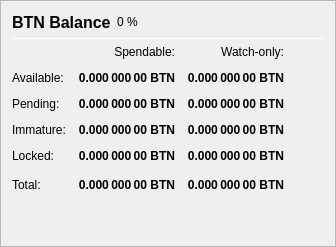
                   <widget class="QFrame" name="frame_Balances">
                    <property name="frameShape">
                     <enum>QFrame::StyledPanel</enum>
                    </property>
                    <property name="frameShadow">
                     <enum>QFrame::Raised</enum>
                    </property>
                    <layout class="QVBoxLayout" name="verticalLayout_4">
                     <item>
                      <layout class="QHBoxLayout" name="horizontalLayout_4">
                       <item>
                        <widget class="QLabel" name="label_5">
                         <property name="minimumSize">
                          <size>
                           <width>0</width>
                           <height>20</height>
                          </size>
                         </property>
                         <property name="font">
                          <font>
                           <pointsize>12</pointsize>
                           <weight>75</weight>
                           <bold>true</bold>
                          </font>
                         </property>
                         <property name="text">
                          <string>BTN Balance</string>
                         </property>
                        </widget>
                       </item>
                       <item>
                        <widget class="QLabel" name="labelBTNPercent">
                         <property name="text">
                          <string notr="true">0 %</string>
                         </property>
                        </widget>
                       </item>
                       <item>
                        <spacer name="horizontalSpacer_3">
                         <property name="orientation">
                          <enum>Qt::Horizontal</enum>
                         </property>
                         <property name="sizeHint" stdset="0">
                          <size>
                           <width>40</width>
                           <height>20</height>
                          </size>
                         </property>
                        </spacer>
                       </item>
                      </layout>
                     </item>
                     <item>
                      <widget class="Line" name="line_Balance">
                       <property name="minimumSize">
                        <size>
                         <width>0</width>
                         <height>1</height>
                        </size>
                       </property>
                       <property name="maximumSize">
                        <size>
                         <width>16777215</width>
                         <height>1</height>
                        </size>
                       </property>
                       <property name="orientation">
                        <enum>Qt::Horizontal</enum>
                       </property>
                      </widget>
                     </item>
                     <item>
                      <layout class="QGridLayout" name="gridLayout">
                       <property name="spacing">
                        <number>12</number>
                       </property>
                       <item row="0" column="1">
                        <widget class="QLabel" name="labelSpendable">
                         <property name="text">
                          <string>Spendable:</string>
                         </property>
                         <property name="alignment">
                          <set>Qt::AlignRight|Qt::AlignTrailing|Qt::AlignVCenter</set>
                         </property>
                        </widget>
                       </item>
                       <item row="0" column="2">
                        <widget class="QLabel" name="labelWatchonly">
                         <property name="text">
                          <string>Watch-only:</string>
                         </property>
                         <property name="alignment">
                          <set>Qt::AlignRight|Qt::AlignTrailing|Qt::AlignVCenter</set>
                         </property>
                        </widget>
                       </item>
                       <item row="1" column="0">
                        <widget class="QLabel" name="labelBalanceText">
                         <property name="text">
                          <string>Available:</string>
                         </property>
                        </widget>
                       </item>
                       <item row="1" column="1">
                        <widget class="QLabel" name="labelBalance">
                         <property name="font">
                          <font>
                           <weight>75</weight>
                           <bold>true</bold>
                          </font>
                         </property>
                         <property name="cursor">
                          <cursorShape>IBeamCursor</cursorShape>
                         </property>
                         <property name="toolTip">
                          <string>Your current spendable balance</string>
                         </property>
                         <property name="text">
                          <string notr="true">0.000 000 00 BTN</string>
                         </property>
                         <property name="alignment">
                          <set>Qt::AlignRight|Qt::AlignTrailing|Qt::AlignVCenter</set>
                         </property>
                         <property name="textInteractionFlags">
                          <set>Qt::LinksAccessibleByMouse|Qt::TextSelectableByKeyboard|Qt::TextSelectableByMouse</set>
                         </property>
                        </widget>
                       </item>
                       <item row="1" column="2">
                        <widget class="QLabel" name="labelWatchAvailable">
                         <property name="font">
                          <font>
                           <weight>75</weight>
                           <bold>true</bold>
                          </font>
                         </property>
                         <property name="cursor">
                          <cursorShape>IBeamCursor</cursorShape>
                         </property>
                         <property name="toolTip">
                          <string>Your current balance in watch-only addresses</string>
                         </property>
                         <property name="text">
                          <string notr="true">0.000 000 00 BTN</string>
                         </property>
                         <property name="alignment">
                          <set>Qt::AlignRight|Qt::AlignTrailing|Qt::AlignVCenter</set>
                         </property>
                         <property name="textInteractionFlags">
                          <set>Qt::LinksAccessibleByMouse|Qt::TextSelectableByKeyboard|Qt::TextSelectableByMouse</set>
                         </property>
                        </widget>
                       </item>
                       <item row="2" column="0">
                        <widget class="QLabel" name="labelPendingText">
                         <property name="text">
                          <string>Pending:</string>
                         </property>
                        </widget>
                       </item>
                       <item row="2" column="1">
                        <widget class="QLabel" name="labelUnconfirmed">
                         <property name="font">
                          <font>
                           <weight>75</weight>
                           <bold>true</bold>
                          </font>
                         </property>
                         <property name="cursor">
                          <cursorShape>IBeamCursor</cursorShape>
                         </property>
                         <property name="toolTip">
                          <string>Total of transactions that have yet to be confirmed, and do not yet count toward the spendable balance</string>
                         </property>
                         <property name="text">
                          <string notr="true">0.000 000 00 BTN</string>
                         </property>
                         <property name="alignment">
                          <set>Qt::AlignRight|Qt::AlignTrailing|Qt::AlignVCenter</set>
                         </property>
                         <property name="textInteractionFlags">
                          <set>Qt::LinksAccessibleByMouse|Qt::TextSelectableByKeyboard|Qt::TextSelectableByMouse</set>
                         </property>
                        </widget>
                       </item>
                       <item row="2" column="2">
                        <widget class="QLabel" name="labelWatchPending">
                         <property name="font">
                          <font>
                           <weight>75</weight>
                           <bold>true</bold>
                          </font>
                         </property>
                         <property name="cursor">
                          <cursorShape>IBeamCursor</cursorShape>
                         </property>
                         <property name="toolTip">
                          <string>Unconfirmed transactions to watch-only addresses</string>
                         </property>
                         <property name="text">
                          <string notr="true">0.000 000 00 BTN</string>
                         </property>
                         <property name="alignment">
                          <set>Qt::AlignRight|Qt::AlignTrailing|Qt::AlignVCenter</set>
                         </property>
                         <property name="textInteractionFlags">
                          <set>Qt::LinksAccessibleByMouse|Qt::TextSelectableByKeyboard|Qt::TextSelectableByMouse</set>
                         </property>
                        </widget>
                       </item>
                       <item row="3" column="0">
                        <widget class="QLabel" name="labelImmatureText">
                         <property name="text">
                          <string>Immature:</string>
                         </property>
                        </widget>
                       </item>
                       <item row="3" column="1">
                        <widget class="QLabel" name="labelImmature">
                         <property name="font">
                          <font>
                           <weight>75</weight>
                           <bold>true</bold>
                          </font>
                         </property>
                         <property name="cursor">
                          <cursorShape>IBeamCursor</cursorShape>
                         </property>
                         <property name="toolTip">
                          <string>Staked or masternode rewards that has not yet matured</string>
                         </property>
                         <property name="text">
                          <string notr="true">0.000 000 00 BTN</string>
                         </property>
                         <property name="alignment">
                          <set>Qt::AlignRight|Qt::AlignTrailing|Qt::AlignVCenter</set>
                         </property>
                         <property name="textInteractionFlags">
                          <set>Qt::LinksAccessibleByMouse|Qt::TextSelectableByKeyboard|Qt::TextSelectableByMouse</set>
                         </property>
                        </widget>
                       </item>
                       <item row="3" column="2">
                        <widget class="QLabel" name="labelWatchImmature">
                         <property name="font">
                          <font>
                           <weight>75</weight>
                           <bold>true</bold>
                          </font>
                         </property>
                         <property name="cursor">
                          <cursorShape>IBeamCursor</cursorShape>
                         </property>
                         <property name="toolTip">
                          <string>Staked or masternode rewards in watch-only addresses that has not yet matured</string>
                         </property>
                         <property name="text">
                          <string notr="true">0.000 000 00 BTN</string>
                         </property>
                         <property name="alignment">
                          <set>Qt::AlignRight|Qt::AlignTrailing|Qt::AlignVCenter</set>
                         </property>
                         <property name="textInteractionFlags">
                          <set>Qt::LinksAccessibleByMouse|Qt::TextSelectableByKeyboard|Qt::TextSelectableByMouse</set>
                         </property>
                        </widget>
                       </item>
                       <item row="4" column="0">
                        <widget class="QLabel" name="labelLockedBalanceText">
                         <property name="toolTip">
                          <string>Locked BTN or Masternode collaterals. These are excluded from zBTN minting.</string>
                         </property>
                         <property name="text">
                          <string>Locked:</string>
                         </property>
                        </widget>
                       </item>
                       <item row="4" column="1">
                        <widget class="QLabel" name="labelLockedBalance">
                         <property name="font">
                          <font>
                           <weight>75</weight>
                           <bold>true</bold>
                          </font>
                         </property>
                         <property name="cursor">
                          <cursorShape>IBeamCursor</cursorShape>
                         </property>
                         <property name="toolTip">
                          <string>Locked BTN or Masternode collaterals. These are excluded from zBTN minting.</string>
                         </property>
                         <property name="text">
                          <string notr="true">0.000 000 00 BTN</string>
                         </property>
                         <property name="alignment">
                          <set>Qt::AlignRight|Qt::AlignTrailing|Qt::AlignVCenter</set>
                         </property>
                         <property name="textInteractionFlags">
                          <set>Qt::LinksAccessibleByMouse|Qt::TextSelectableByKeyboard|Qt::TextSelectableByMouse</set>
                         </property>
                        </widget>
                       </item>
                       <item row="4" column="2">
                        <widget class="QLabel" name="labelWatchLocked">
                         <property name="font">
                          <font>
                           <weight>75</weight>
                           <bold>true</bold>
                          </font>
                         </property>
                         <property name="cursor">
                          <cursorShape>IBeamCursor</cursorShape>
                         </property>
                         <property name="toolTip">
                          <string>Current locked balance in watch-only addresses</string>
                         </property>
                         <property name="text">
                          <string notr="true">0.000 000 00 BTN</string>
                         </property>
                         <property name="alignment">
                          <set>Qt::AlignRight|Qt::AlignTrailing|Qt::AlignVCenter</set>
                         </property>
                         <property name="textInteractionFlags">
                          <set>Qt::LinksAccessibleByMouse|Qt::TextSelectableByKeyboard|Qt::TextSelectableByMouse</set>
                         </property>
                        </widget>
                       </item>
                       <item row="5" column="0">
                        <widget class="QLabel" name="labelTotalText">
                         <property name="toolTip">
                          <string>Your current Btcnode balance, unconfirmed and immature transactions included</string>
                         </property>
                         <property name="text">
                          <string>Total:</string>
                         </property>
                        </widget>
                       </item>
                       <item row="5" column="1">
                        <widget class="QLabel" name="labelTotal">
                         <property name="font">
                          <font>
                           <weight>75</weight>
                           <bold>true</bold>
                          </font>
                         </property>
                         <property name="cursor">
                          <cursorShape>IBeamCursor</cursorShape>
                         </property>
                         <property name="toolTip">
                          <string>Your current Btcnode balance, unconfirmed and immature transactions included</string>
                         </property>
                         <property name="text">
                          <string notr="true">0.000 000 00 BTN</string>
                         </property>
                         <property name="alignment">
                          <set>Qt::AlignRight|Qt::AlignTrailing|Qt::AlignVCenter</set>
                         </property>
                         <property name="textInteractionFlags">
                          <set>Qt::LinksAccessibleByMouse|Qt::TextSelectableByKeyboard|Qt::TextSelectableByMouse</set>
                         </property>
                        </widget>
                       </item>
                       <item row="5" column="2">
                        <widget class="QLabel" name="labelWatchTotal">
                         <property name="font">
                          <font>
                           <weight>75</weight>
                           <bold>true</bold>
                          </font>
                         </property>
                         <property name="cursor">
                          <cursorShape>IBeamCursor</cursorShape>
                         </property>
                         <property name="toolTip">
                          <string>Current total balance in watch-only addresses</string>
                         </property>
                         <property name="text">
                          <string notr="true">0.000 000 00 BTN</string>
                         </property>
                         <property name="alignment">
                          <set>Qt::AlignRight|Qt::AlignTrailing|Qt::AlignVCenter</set>
                         </property>
                         <property name="textInteractionFlags">
                          <set>Qt::LinksAccessibleByMouse|Qt::TextSelectableByKeyboard|Qt::TextSelectableByMouse</set>
                         </property>
                        </widget>
                       </item>
                       <item row="5" column="3">
                        <spacer name="horizontalSpacer_9">
                         <property name="orientation">
                          <enum>Qt::Horizontal</enum>
                         </property>
                         <property name="sizeHint" stdset="0">
                          <size>
                           <width>40</width>
                           <height>20</height>
                          </size>
                         </property>
                        </spacer>
                       </item>
                      </layout>
                     </item>
                     <item>
                      <spacer name="verticalSpacer_3">
                       <property name="orientation">
                        <enum>Qt::Vertical</enum>
                       </property>
                       <property name="sizeHint" stdset="0">
                        <size>
                         <width>20</width>
                         <height>40</height>
                        </size>
                       </property>
                      </spacer>
                     </item>
                    </layout>
                   </widget>
